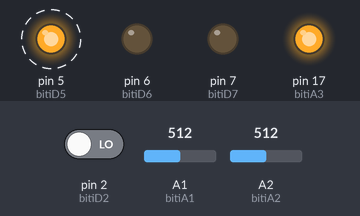
Simulated run of this sketch. Board: Arduino Uno, built with avr-gcc and run on an emulated ATmega328P. Shown: output pins drawn as LEDs (lit = HIGH). Dashed ring = blinking. Inputs (shaded band) come from the test bench; at power-on: A2 (bitiA2) = 512, pin 2 (bitiD2) LOW, A1 (bitiA1) = 512.

Above: at 1.27 s.
1.3 s: A2 (bitiA2) set to 160
4.3 s: A2 (bitiA2) set to 139
At 4.54 s:
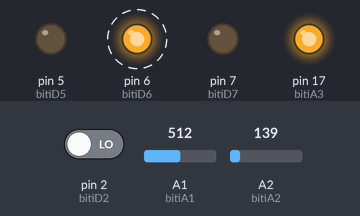
7.3 s: pin 2 (bitiD2) driven HIGH
At 8.0 s:
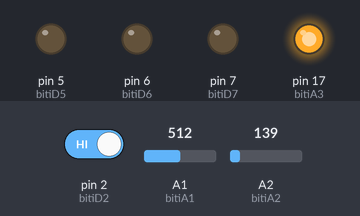
8.8 s: pin 2 (bitiD2) driven LOW
At 8.98 s:
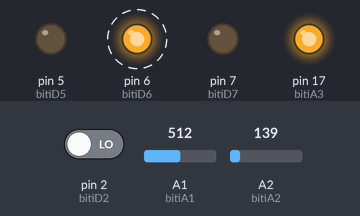
11.8 s: A2 (bitiA2) set to 158
At 12.01 s:
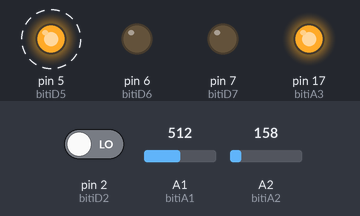
Timing chart, 0 to 15.8 s (numbered marks = the images above; inputs shaded):
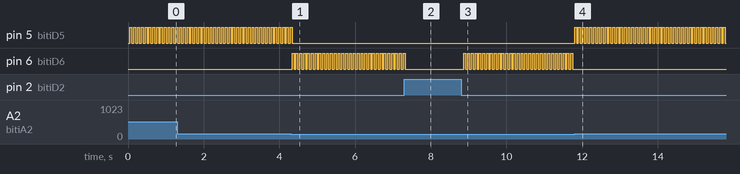

The sketch:

Reg_em_C_Padawan.ino
```cpp
extern volatile unsigned long timer0_millis;//variavel para zerar o millis

#define F_CPU 16000000UL
#include <avr/io.h>
#include <util/delay.h>
#include "PADAWAN.h"
/////////////////////////////////////
void setup() {
  //Serial.begin(9600);
  SetBit(regiA3, bitiA3); //DDRC , PC3); //pino A3 como saída. registrador de direção
  SetBit(portA3, bitiA3); //PORTC, PC3); //coloca pino A3 em HIGH registrador de saida
  ClrBit(regiA2, bitiA2); //DDRC , PC2); //pino A2 como entrada registrador de direção
  ClrBit(regiA1, bitiA1); //DDRC , PC1); //pino A1 como entrada registrador de direção
  ClrBit(regiD2, bitiD2); //DDRD , PD2); //pino d2 como entrada registrador de direção
  SetBit(regiD7, bitiD7); //DDRD , PD3); //Pino d7 como saída. registrador de direção
  SetBit(regiD5, bitiD5);//registrador de direção
  SetBit(regiD6, bitiD6);//registrador de direção
}
/////////////////////////////////////
void loop() {
  while (TstBit(PIND, bitiD2)) {
    ClrBit(portD5, bitiD5);//registrador de saida
    ClrBit(portD6, bitiD6);//registrador de saida
    CplBit(portD3, bitiD3);//registrador de saida
    _delay_ms( 50 );
  }
    while (analogRead(A1)<100) {
    ClrBit(portD5, bitiD5);//registrador de saida
    ClrBit(portD3, bitiD3);//registrador de saida
    CplBit(portD6, bitiD6);//registrador de saida
    _delay_ms( 50 );
  }
  //
  //ClrBit(portD3, bitD3);//registrador de saida
  //Serial.println(analogRead(A1));// + " " + analogRead(A1));
  _delay_ms( 50 );

  if (analogRead(A2) > 148) {
    ClrBit(portD3, bitiD3);//registrador de saida
    ClrBit(portD6, bitiD6);//registrador de saida
    CplBit(portD5, bitiD5);//registrador de saida vermelho
  }
  if (analogRead(A2) <= 148 and analogRead(A2) > 75 ) {
    ClrBit(portD3, bitiD3);//registrador de saida
    ClrBit(portD5, bitiD5);//registrador de saida
    CplBit(portD6, bitiD6);//registrador de saida azul
  }
  if (analogRead(A2) <= 75) {
    ClrBit(portD5, bitiD5);//registrador de saida
    ClrBit(portD6, bitiD6);//registrador de saida azul
    CplBit(portD3, bitiD3);
  }

//Zera o millis
if (millis()>= 4316400000){//valor dos 50 dias menos 1 hora
noInterrupts();
timer0_millis = 0;
interrupts();
}

}
/////////////////////////////////////
```

PADAWAN.h
```cpp
////////////           Shield Padawan        /////////////
//          |-------------------------------|
//          |     UNO        Led interno  13| PB5++DDRB
//          |                             12| PB4++DDRB
//          |3.3V                         11| PB3++DDRB
//          |5V                           10| PB2++DDRB
//          |GND              Entrada     09| PB1++DDRB
//          |GND              Disp/ledVD  08| PB0++DDRB
//          |VIN                            |
//          |                 Disp/ledAM1 07| PD7--DDRD
//          |                 LEDB/Disp   06| PD6--DDRD
// DDRC PC0 |A0 LM35          LEDR/Disp   05| PD5--DDRD
// DDRC PC1 |A1 LDR                       04| PD4--DDRD
// DDRC PC2 |A2 POT           LEDG/Disp   03| PD3--DDRD
// DDRC PC3 |A3 Select        BOTAO       02| PD2--DDRD
// DDRC PC4 |A4 Disp/ledVM    TX          01| PD1--DDRD
// DDRC PC5 |A5 Disp/ledAM2   RX          00| PD0--DDRD
//          |-------------------------------|
//
#define SetBit(RES, BIT)(RES |= (1 << BIT))   // Por BIT em nível alto
#define ClrBit(RES, BIT)(RES &= ~ (1 << BIT)) // Por BIT em nível baixo
#define TstBit(RES, BIT)(RES &  (1 << BIT))   // testar BIT, retorna 0 ou 1
#define CplBit(RES, BIT)(RES ^= (1 << BIT))   // Inverter estado do BIT

//while (TstBit(PIND, PD2)) {}
//#define SetBit(RES, BIT)(RES |= (1 << BIT))   // Por BIT em nível alto
//#define ClrBit(RES, BIT)(RES &= ~ (1 << BIT)) // Por BIT em nível baixo
//#define TstBit(RES, BIT)(RES &  (1 << BIT))   // testar BIT, retorna 0 ou 1
//#define CplBit(RES, BIT)(RES ^= (1 << BIT))   // Inverter estado do BIT
//
#define regiA0 DDRC
#define bitiA0 PC0
#define portA0 PORTC
#define regiA1 DDRC
#define bitiA1 PC1
#define portA1 PORTC
#define regiA2 DDRC
#define bitiA2 PC2
#define portA2 PORTC
#define regiA3 DDRC
#define bitiA3 PC3
#define portA3 PORTC
#define regiA4 DDRC
#define bitiA4 PC4
#define portA4 PORTC
#define regiA5 DDRC
#define bitiA5 PC5
#define portA5 PORTC
////////////////////////////////////
#define regiD0 DDRD
#define bitiD0 PD0
#define portD0 PORTD
#define regiD1 DDRD
#define bitiD1 PD1
#define portD1 PORTD
#define regiD2 DDRD
#define bitiD2 PD2
#define portD2 PORTD
#define regiD3 DDRD
#define bitiD3 PD3
#define portD3 PORTD
#define regiD4 DDRD
#define bitiD4 PD4
#define portD4 PORTD
#define regiD5 DDRD
#define bitiD5 PD5
#define portD5 PORTD
#define regiD6 DDRD
#define bitiD6 PD6
#define portD6 PORTD
#define regiD7 DDRD
#define bitiD7 PD7
#define portD7 PORTD
////////////////////////////////////
#define regiD8 DDRB
#define bitiD8 PB0
#define portD8 PORTB
#define regiD9 DDRB
#define bitiD9 PB1
#define portD9 PORTB
#define regiD10 DDRB
#define bitiD10 PB2
#define portD10 PORTB
#define regiD11 DDRB
#define bitiD11 PB3
#define portD11 PORTB
#define regiD12 DDRB
#define bitiD12 PB4
#define portD12 PORTB
#define regiD13 DDRB
#define bitiD13 PB5
#define portD13 PORTB
////////////////////////////////////
```

Measured:
- the behaviour switches between 149 and 148 on A2 (bitiA2) (found by bisection; images 0 and 1)
- after the input at 4.3 s, pin 5 (bitiD5): goes on until 4.3 s, then stays LOW; pin 6 (bitiD6): alternates HIGH for 0.05 s and LOW for 0.05 s, starting at once
- after the input at 7.3 s, pin 6 (bitiD6): goes on until 7.3 s, then stays LOW
- after the input at 8.8 s, pin 6 (bitiD6): alternates HIGH for 0.05 s and LOW for 0.05 s, starting after 0.07 s
- after the input at 11.8 s, pin 5 (bitiD5): alternates HIGH for 0.05 s and LOW for 0.05 s, starting at once; pin 6 (bitiD6): stops changing and stays LOW
- by itself, pin 5 (bitiD5): alternates HIGH for 0.05 s and LOW for 0.05 s
